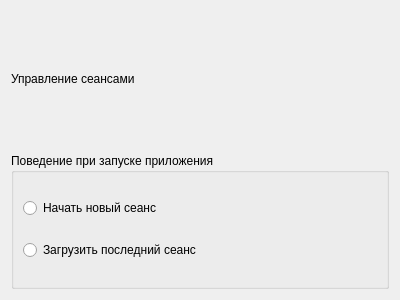
<?xml version="1.0" encoding="UTF-8"?>
<ui version="4.0">
 <class>SettingSession</class>
 <widget class="QWidget" name="SettingSession">
  <property name="geometry">
   <rect>
    <x>0</x>
    <y>0</y>
    <width>400</width>
    <height>300</height>
   </rect>
  </property>
  <property name="windowTitle">
   <string>Form</string>
  </property>
  <layout class="QVBoxLayout" name="verticalLayout">
   <item>
    <widget class="QLabel" name="label">
     <property name="text">
      <string>Управление сеансами</string>
     </property>
    </widget>
   </item>
   <item>
    <widget class="QGroupBox" name="groupBox">
     <property name="title">
      <string>Поведение при запуске приложения</string>
     </property>
     <layout class="QVBoxLayout" name="verticalLayout_2">
      <item>
       <widget class="QRadioButton" name="radioButton">
        <property name="text">
         <string>Начать новый сеанс</string>
        </property>
       </widget>
      </item>
      <item>
       <widget class="QRadioButton" name="radioButton_2">
        <property name="text">
         <string>Загрузить последний сеанс</string>
        </property>
       </widget>
      </item>
     </layout>
    </widget>
   </item>
  </layout>
 </widget>
 <resources/>
 <connections/>
</ui>
